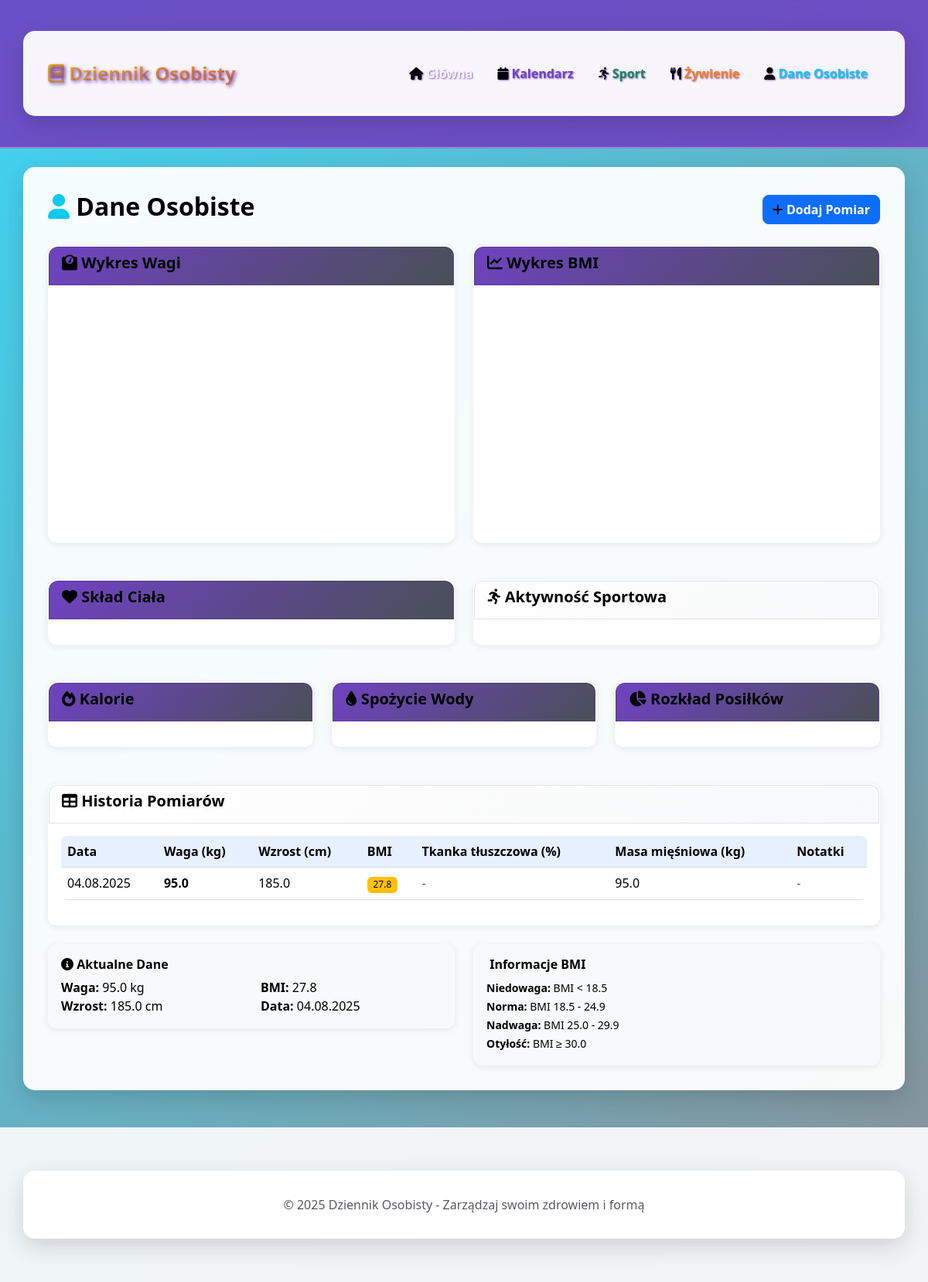
/personal, run on the app's committed database.
### app.py (models this page shows)
class PersonalData(db.Model):
    id = db.Column(db.Integer, primary_key=True)
    date = db.Column(db.Date, nullable=False)
    weight = db.Column(db.Float)
    height = db.Column(db.Float)  # w cm
    body_fat = db.Column(db.Float)  # procent
    muscle_mass = db.Column(db.Float)  # kg
    notes = db.Column(db.Text)
    created_at = db.Column(db.DateTime, default=datetime.utcnow)
    @property
    def bmi(self):
        if self.weight and self.height:
            height_m = self.height / 100
            return round(self.weight / (height_m * height_m), 1)
        return None

### app.py (the view)
@app.route('/personal')
def personal():
    entries = PersonalData.query.order_by(PersonalData.date.desc()).limit(10).all()
    weight_chart = create_weight_chart()
    bmi_chart = create_bmi_chart()
    body_composition_chart = create_body_composition_chart()
    calories_chart = create_calories_chart()
    water_chart = create_water_chart()
    activity_chart = create_activity_chart()
    meal_distribution_chart = create_meal_distribution_chart()
    return render_template('personal.html',
                         entries=entries,
                         weight_chart=weight_chart,
                         bmi_chart=bmi_chart,
                         body_composition_chart=body_composition_chart,
                         calories_chart=calories_chart,
                         water_chart=water_chart,
                         activity_chart=activity_chart,
                         meal_distribution_chart=meal_distribution_chart)

### app.py (called while the page is built)
def create_weight_chart():
    data = PersonalData.query.order_by(PersonalData.date).all()
    if not data:
        return None
    dates = [entry.date for entry in data if entry.weight]
    weights = [entry.weight for entry in data if entry.weight]
    if not dates:
        return None
    fig = go.Figure(data=go.Scatter(x=dates, y=weights, mode='lines+markers'))
    fig.update_layout(
        title='Wykres Wagi',
        xaxis_title='Data',
        yaxis_title='Waga (kg)',
        height=400
    )
    return json.dumps(fig, cls=plotly.utils.PlotlyJSONEncoder)

def create_bmi_chart():
    data = PersonalData.query.order_by(PersonalData.date).all()
    if not data:
        return None
    dates = []
    bmis = []
    for entry in data:
        if entry.bmi:
            dates.append(entry.date)
            bmis.append(entry.bmi)
    if not dates:
        return None
    fig = go.Figure(data=go.Scatter(x=dates, y=bmis, mode='lines+markers'))
    fig.update_layout(
        title='Wykres BMI',
        xaxis_title='Data',
        yaxis_title='BMI',
        height=400
    )
    fig.add_hline(y=18.5, line_dash="dash", line_color="blue", annotation_text="Niedowaga")
    fig.add_hline(y=25, line_dash="dash", line_color="green", annotation_text="Norma")
    fig.add_hline(y=30, line_dash="dash", line_color="orange", annotation_text="Nadwaga")
    return json.dumps(fig, cls=plotly.utils.PlotlyJSONEncoder)

def create_water_chart():
    from sqlalchemy import func
    water_by_day = db.session.query(
        NutritionEntry.date,
        func.sum(NutritionEntry.water_ml).label('total_water')
    ).filter(NutritionEntry.water_ml > 0)\
     .group_by(NutritionEntry.date)\
     .order_by(NutritionEntry.date)\
     .all()
    if not water_by_day:
        return None
    dates = [entry.date for entry in water_by_day]
    water = [entry.total_water for entry in water_by_day]
    fig = go.Figure(data=go.Bar(x=dates, y=water, marker_color='lightblue'))
    fig.update_layout(
        title='Dzienne Spożycie Wody',
        xaxis_title='Data',
        yaxis_title='Woda (ml)',
        height=400
    )
    fig.add_hline(y=2000, line_dash="dash", line_color="blue",
                  annotation_text="Zalecane: 2000ml")
    return json.dumps(fig, cls=plotly.utils.PlotlyJSONEncoder)

### templates/personal.html (shortened to what this page needs)
{% extends "base.html" %}
{% block body_class %}bg-personal{% endblock %}
{% block content %}
<div class="d-flex justify-content-between align-items-center mb-4">
    <h2><i class="fas fa-user text-info"></i> Dane Osobiste</h2>
    <a href="{{ url_for('add_personal') }}" class="btn btn-info">
        <i class="fas fa-plus"></i> Dodaj Pomiar
    </a>
</div>
{% if weight_chart or bmi_chart or body_composition_chart or calories_chart or water_chart or activity_chart or meal_distribution_chart %}
<div class="row mb-4">
    {% if weight_chart %}
    <div class="col-md-6 mb-4">
        <div class="card">
            <div class="card-header bg-primary text-white">
                <h5><i class="fas fa-weight"></i> Wykres Wagi</h5>
            </div>
            <div class="card-body">
                <div id="weight-chart"></div>
            </div>
        </div>
    </div>
    {% endif %}
    {% if bmi_chart %}
    <div class="col-md-6 mb-4">
        <div class="card">
            <div class="card-header bg-info text-white">
                <h5><i class="fas fa-chart-line"></i> Wykres BMI</h5>
            </div>
            <div class="card-body">
                <div id="bmi-chart"></div>
            </div>
        </div>
    </div>
    {% endif %}
</div>
<div class="row mb-4">
    {% if body_composition_chart %}
    <div class="col-md-6 mb-4">
        <div class="card">
            <div class="card-header bg-warning text-white">
                <h5><i class="fas fa-heart"></i> Skład Ciała</h5>
            </div>
            <div class="card-body">
            </div>
        </div>
    </div>
    {% endif %}
    {% if activity_chart %}
    <div class="col-md-6 mb-4">
        <div class="card">
            <div class="card-header bg-success text-white">
                <h5><i class="fas fa-running"></i> Aktywność Sportowa</h5>
            </div>
            <div class="card-body">
            </div>
        </div>
    </div>
    {% endif %}
</div>
<div class="row mb-4">
    {% if calories_chart %}
    <div class="col-md-4 mb-4">
        <div class="card">
            <div class="card-header bg-danger text-white">
                <h5><i class="fas fa-fire"></i> Kalorie</h5>
            </div>
            <div class="card-body">
            </div>
        </div>
    </div>
    {% endif %}
    {% if water_chart %}
    <div class="col-md-4 mb-4">
        <div class="card">
            <div class="card-header bg-info text-white">
                <h5><i class="fas fa-tint"></i> Spożycie Wody</h5>
            </div>
            <div class="card-body">
            </div>
        </div>
    </div>
    {% endif %}
    {% if meal_distribution_chart %}
    <div class="col-md-4 mb-4">
        <div class="card">
            <div class="card-header bg-secondary text-white">
                <h5><i class="fas fa-chart-pie"></i> Rozkład Posiłków</h5>
            </div>
            <div class="card-body">
            </div>
        </div>
    </div>
    {% endif %}
</div>
{% endif %}
{% if entries %}
<div class="card">
    <div class="card-header">
        <h5><i class="fas fa-table"></i> Historia Pomiarów</h5>
    </div>
    <div class="card-body">
        <div class="table-responsive">
            <table class="table table-hover">
                <thead class="table-light">
                    <tr>
                        <th>Data</th>
                        <th>Waga (kg)</th>
                        <th>Wzrost (cm)</th>
                        <th>BMI</th>
                        <th>Tkanka tłuszczowa (%)</th>
                        <th>Masa mięśniowa (kg)</th>
                        <th>Notatki</th>
                    </tr>
                </thead>
                <tbody>
                    {% for entry in entries %}
                    <tr>
                        <td>{{ entry.date.strftime('%d.%m.%Y') }}</td>
                        <td>
                            {% if entry.weight %}
                                <strong>{{ entry.weight }}</strong>
                            {% else %}
                                <span class="text-muted">-</span>
                            {% endif %}
                        </td>
                        <td>
                            {% if entry.height %}
                                {{ entry.height }}
                            {% else %}
                                <span class="text-muted">-</span>
                            {% endif %}
                        </td>
                        <td>
                            {% if entry.bmi %}
                                <span class="badge bg-{{ 'success' if entry.bmi >= 18.5 and entry.bmi < 25 else 'warning' if entry.bmi < 18.5 or (entry.bmi >= 25 and entry.bmi < 30) else 'danger' }}">
                                    {{ entry.bmi }}
                                </span>
                            {% else %}
                                <span class="text-muted">-</span>
                            {% endif %}
                        </td>
                        <td>
                            {% if entry.body_fat %}
                                {{ entry.body_fat }}%
                            {% else %}
                                <span class="text-muted">-</span>
                            {% endif %}
                        </td>
                        <td>
                            {% if entry.muscle_mass %}
                                {{ entry.muscle_mass }}
                            {% else %}
                                <span class="text-muted">-</span>
                            {% endif %}
                        </td>
                        <td>
                            {% if entry.notes %}
                                <small>{{ entry.notes[:50] }}{% if entry.notes|length > 50 %}...{% endif %}</small>
                            {% else %}
                                <span class="text-muted">-</span>
                            {% endif %}
                        </td>
                    </tr>
                    {% endfor %}
                </tbody>
            </table>
        </div>
    </div>
</div>
{% if entries %}
<div class="row mt-4">
    <div class="col-md-6">
        <div class="card bg-light">
            <div class="card-body">
                <h6 class="card-title"><i class="fas fa-info-circle"></i> Aktualne Dane</h6>
                {% set latest = entries[0] %}
                <div class="row">
                    <div class="col-6">
                        <strong>Waga:</strong> {{ latest.weight if latest.weight else '-' }} kg<br>
                        <strong>Wzrost:</strong> {{ latest.height if latest.height else '-' }} cm
                    </div>
                    <div class="col-6">
                        <strong>BMI:</strong> {{ latest.bmi if latest.bmi else '-' }}<br>
                        <strong>Data:</strong> {{ latest.date.strftime('%d.%m.%Y') }}
                    </div>
                </div>
            </div>
        </div>
    </div>
    <div class="col-md-6">
        <div class="card bg-light">
            <div class="card-body">
                <h6 class="card-title"> Informacje BMI</h6>
                <small>
                    <strong>Niedowaga:</strong> BMI < 18.5<br>
                    <strong>Norma:</strong> BMI 18.5 - 24.9<br>
                    <strong>Nadwaga:</strong> BMI 25.0 - 29.9<br>
                    <strong>Otyłość:</strong> BMI ≥ 30.0
                </small>
            </div>
        </div>
    </div>
</div>
{% endif %}
{% endif %}
{% endblock %}

### static/css/style.css (style rules this page uses)
body { background-color: #f8f9fa; font-family: 'Segoe UI', Tahoma, Geneva, Verdana, sans-serif; }
.card { border: none; border-radius: 12px; box-shadow: 0 2px 10px rgba(0, 0, 0, 0.08); transition: transform 0.2s ease-in-out; }
.card-header { background: linear-gradient(135deg, #f8f9fa 0%, #e9ecef 100%); border-bottom: 1px solid #dee2e6; border-radius: 12px 12px 0 0 !important; }
.btn { border-radius: 8px; font-weight: 500; transition: all 0.2s ease-in-out; }
.table { border-radius: 8px; overflow: hidden; background-color: #ffffff; }
.bg-home .table, .bg-sport .table, .bg-nutrition .table, .bg-personal .table, .bg-calendar .table { background-color: rgba(255, 255, 255, 0.98); color: #000000; }
.bg-home .table th, .bg-sport .table th, .bg-nutrition .table th, .bg-personal .table th, .bg-calendar .table th { background-color: rgba(13, 110, 253, 0.1); color: #000000; border-color: rgba(0, 0, 0, 0.1); }
.badge { border-radius: 6px; font-weight: 500; }
.bg-home .badge, .bg-sport .badge, .bg-nutrition .badge, .bg-personal .badge, .bg-calendar .badge { background-color: #0d6efd !important; color: #ffffff !important; text-shadow: none; }
.bg-home .badge.bg-warning, .bg-sport .badge.bg-warning, .bg-nutrition .badge.bg-warning, .bg-personal .badge.bg-warning, .bg-calendar .badge.bg-warning { background-color: #ffc107 !important; color: #000000 !important; }
#weight-chart, #bmi-chart { min-height: 300px; }
* { transition: all 0.2s ease-in-out; }
.bg-personal { background: linear-gradient(135deg, rgba(13, 202, 240, 0.8), rgba(108, 117, 125, 0.8)), url('https://images.unsplash.com/photo-1559757148-5c350d0d3c56?w=1920&h=1080&fit=crop&q=80') center/cover; min-height: 100vh; }
.bg-home .card, .bg-sport .card, .bg-nutrition .card, .bg-personal .card, .bg-calendar .card { background: rgba(255, 255, 255, 0.98); border: 1px solid rgba(255, 255, 255, 0.2); backdrop-filter: blur(15px); }
.bg-home .card-header, .bg-sport .card-header, .bg-nutrition .card-header, .bg-personal .card-header, .bg-calendar .card-header { background: linear-gradient(135deg, #ffffff 0%, #f8f9fa 100%) !important; color: #000000 !important; border-bottom: 2px solid rgba(0, 0, 0, 0.1); text-shadow: none; font-weight: 600; border: 1px solid rgba(0, 0, 0, 0.1); }
.bg-personal .card-header.bg-info, .bg-personal .card-header.bg-primary, .bg-personal .card-header.bg-warning, .bg-personal .card-header.bg-danger, .bg-personal .card-header.bg-secondary { background: linear-gradient(135deg, #6f42c1 0%, #495057 100%) !important; color: #ffffff !important; text-shadow: 1px 1px 2px rgba(0, 0, 0, 0.5); }
.bg-home h1, .bg-home h2, .bg-home h3, .bg-home h4, .bg-home h5, .bg-home h6, .bg-sport h1, .bg-sport h2, .bg-sport h3, .bg-sport h4, .bg-sport h5, .bg-sport h6, .bg-nutrition h1, .bg-nutrition h2, .bg-nutrition h3, .bg-nutrition h4, .bg-nutrition h5, .bg-nutrition h6, .bg-personal h1, .bg-personal h2, .bg-personal h3, .bg-personal h4, .bg-personal h5, .bg-personal h6, .bg-calendar h1, .bg-calendar h2, .bg-calendar h3, .bg-calendar h4, .bg-calendar h5, .bg-calendar h6 { color: #000000 !important; text-shadow: none; font-weight: 600; }
.bg-home .btn:not(.btn-outline-light), .bg-sport .btn:not(.btn-outline-light), .bg-nutrition .btn:not(.btn-outline-light), .bg-personal .btn:not(.btn-outline-light), .bg-calendar .btn:not(.btn-outline-light) { background-color: #0d6efd; border-color: #0d6efd; color: #ffffff; font-weight: 600; text-shadow: none; }
.bg-home .container *, .bg-sport .container *, .bg-nutrition .container *, .bg-personal .container *, .bg-calendar .container * { color: #000000; }
.bg-home a, .bg-sport a, .bg-nutrition a, .bg-personal a, .bg-calendar a { color: #0d6efd; text-decoration: none; }

### data on the page
PersonalData: date "04.08.2025", weight "95.0", height "185.0", bmi "27.8", muscle_mass "95.0", weight+height "27.8"
